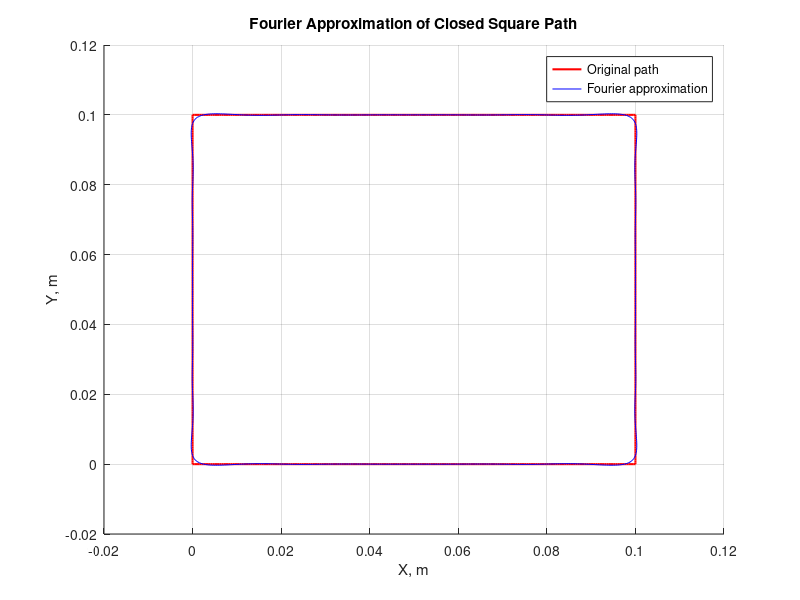
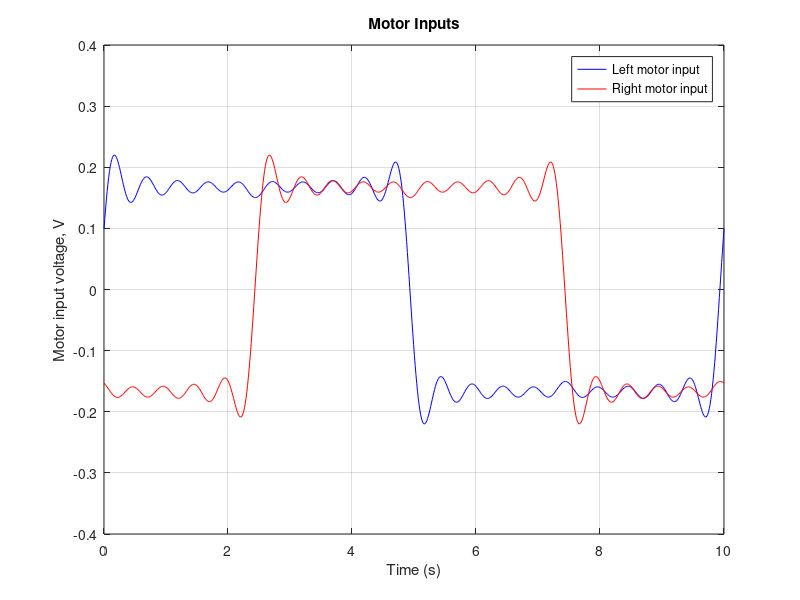

Recreate these plots in MATLAB, in order.
clear all;
clc;
close all;

% Code for showing the fourier transform of any closed line, in order to
% obtain the inputs to the 3D printer motors.

% Typical values
rm = 0.012;  
km = 0.05;    
Jm = 1e-4;   
Lm = 1e-3;    
Rm = 2.0;


% Square points generation
%
L = 0.1;
points = 800;
origin_shift_x = L/2;
origin_shift_y = L/2;

x_base = origin_shift_x + linspace(-L/2, L/2, points/4);
y_base = origin_shift_y + -L/2 * ones(1, points/4);

x_right = origin_shift_x + L/2 * ones(1, points/4);
y_right = origin_shift_y + linspace(-L/2, L/2, points/4);

x_top = origin_shift_x + linspace(L/2, -L/2, points/4);
y_top = origin_shift_y + L/2 * ones(1, points/4);

x_left = origin_shift_x + -L/2 * ones(1, points/4);
y_left = origin_shift_y + linspace(L/2, -L/2, points/4);

x_path = [x_base, x_right, x_top, x_left];
y_path = [y_base, y_right, y_top, y_left];
%}


% Michey mouse path
%{
% Import and mirror around x axis
data = importMickey("mickey_mouse_simple.csv");
x_path = [data(1:(length(data)),1); data(1,1)];
y_path = -[data(1:(length(data)),2); data(1,2)];


% Data check to eliminate spurious data with manual tollerance check
toll = 90;
x_path_epurated = [x_path(1)];
y_path_epurated = [y_path(1)];
for i = 2:length(data)
    diff_x = abs(x_path(i) - x_path_epurated(end));
    diff_y = abs(y_path(i) - y_path_epurated(end));
    if (diff_x < toll) && (diff_y < toll)
        x_path_epurated = [x_path_epurated; x_path(i)];
        y_path_epurated = [y_path_epurated; y_path(i)];
    end
end

x_path = x_path_epurated;
y_path = y_path_epurated;

% Scaling and centering
origin_shift_x = 0;
origin_shift_y = 0.31;
desired_scale = 0.3;
dim_x = max(x_path) - min(x_path);
dim_y = max(y_path) - min(y_path);
if dim_x > 0 && dim_y > 0
    scaleFactor = desired_scale / max(dim_x, dim_y);
    x_path = x_path * scaleFactor;
    y_path = y_path * scaleFactor;
end

x_path = origin_shift_x + x_path;
y_path = origin_shift_y + y_path;
points = length(x_path);
%}

% Compute the Fourier coefficients of the closed path
complexPath = x_path + 1i * y_path;
fourierCoefficients = fft(complexPath) / numel(complexPath);

% Compute fourier series
T = 10;
w_0 = 2*pi/T;
t = linspace(0,T, points);

n_armonics = 20;
z = zeros(1, points);
z_dot = zeros(1, points);
z_ddot = zeros(1, points);
z_dddot = zeros(1, points);

for k = -n_armonics : n_armonics
    index = mod(-k, points) + 1;

    % Path and differential calculations
    exp_term = exp(1i * k * w_0*t);
    z = z + fourierCoefficients(index) * exp_term;
    z_dot = z_dot + (1i * k * w_0) * fourierCoefficients(index) * exp_term;
    z_ddot = z_ddot + (-(k * w_0)^2) * fourierCoefficients(index) * exp_term;
    z_dddot = z_dddot + (-1i * (k * w_0)^3) * fourierCoefficients(index) * exp_term;
end

x_path_fourier = real(z);
y_path_fourier = imag(z);
x_vel_fourier = real(z_dot);
y_vel_fourier = imag(z_dot);
x_acc_fourier = real(z_ddot);
y_acc_fourier = imag(z_ddot);
x_jerk_fourier = real(z_dddot);
y_jerk_fourier = imag(z_dddot);

% Input calculation
u_sum = (2*Jm*Lm/(rm*km))*x_jerk_fourier + (2*Jm*Rm/(rm*km))*x_acc_fourier + (2*km/rm)*x_vel_fourier;
u_diff = (2*Jm*Lm/(rm*km))*y_jerk_fourier + (2*Jm*Rm/(rm*km))*y_acc_fourier + (2*km/rm)*y_vel_fourier;

u_left = (u_sum + u_diff)/2;
u_right = (u_sum - u_diff)/2;

figure
hold on
plot(x_path, y_path, 'r', 'LineWidth',1.5);
plot(x_path_fourier, y_path_fourier, 'b', 'LineWidth',0.5);
hold off
grid on;
legend('Original path', 'Fourier approximation');
xlabel('X, m');
ylabel('Y, m');
title('Fourier Approximation of Closed Square Path');
%xlim([-3*L/4, 3*L/4]);
%ylim([-3*L/4, 3*L/4]);


figure;
plot(t, u_left, 'b', t, u_right, 'r');
grid on;
legend('Left motor input', 'Right motor input');
xlabel('Time (s)');
ylabel('Motor input voltage, V');
title('Motor Inputs');
